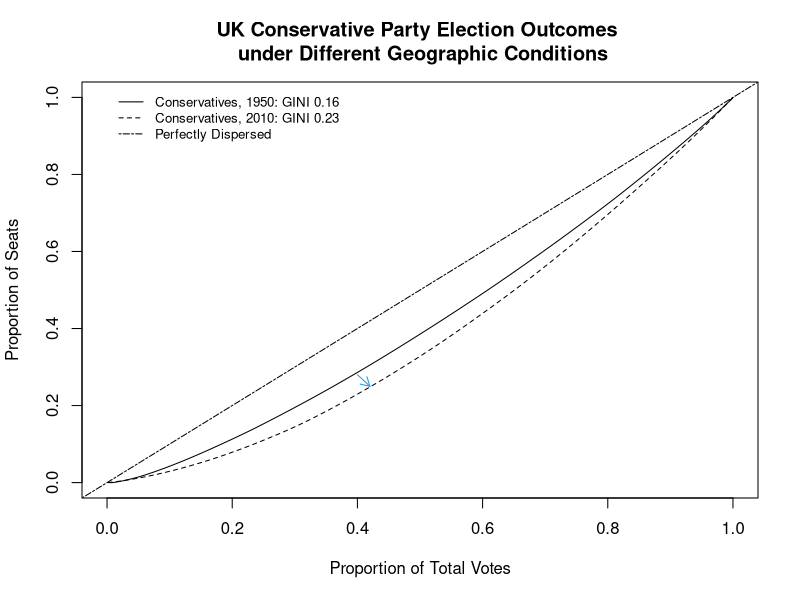

Here is the R script that generated this plot:
## ---- chunk 1
knitr::opts_chunk$set(echo = TRUE)
library(foreign)
library(tidyverse)
library(kableExtra)
## ---- chunk 2
data <- read.dta("Uk_postwar_with three parties.dta")
dataElec <- split(data, data$year, drop = FALSE)

sparty1 <- sort(dataElec[[1]]$votesc/dataElec[[1]]$total)
sparty2 <- sort(dataElec[[16]]$votesc/dataElec[[16]]$total)
xout <- (0:1000)/1000
alpha1 <- seq(along=sparty1)/length(sparty1)
galpha1 <- cumsum(sparty1)/sum(sparty1)
fn1 <- approx(x=alpha1,y=galpha1,xout=xout)
plot(x = alpha1, y = galpha1, type = "l", xlim=c(0,1.0), xlab = "Proportion of Total Votes", ylab = "Proportion of Seats", ylim=c(0,1.0), main = "UK Conservative Party Election Outcomes \n under Different Geographic Conditions")

alpha2 <- seq(along=sparty2)/length(sparty2)
galpha2 <- cumsum(sparty2)/sum(sparty2)
fn1 <- approx(x=alpha2,y=galpha2,xout=xout)
lines(x = alpha2, y = galpha2, lty = 2)
abline(0,1, lty=6)
legend(x=c(0,0),y=c(1.03,1.03),cex=0.8, bty="n", legend=c("Conservatives, 1950: GINI 0.16","Conservatives, 2010: GINI 0.23", "Perfectly Dispersed"), lty=c(1,2,6), col=c(1,1,1))
arrows(.4, .28, .42, .25, col= 4,cex=.5,length=.1)
## ---- chunk 3

x <- data %>%
  select(Year = year,total,newothers,labor,conservatives,liberals)

x <- x %>%
  group_by(Year) %>%
  summarize(Conservatives = weighted.mean(conservatives, total), Labor = weighted.mean(labor, total), Liberals = weighted.mean(liberals,total), Others =sum(newothers)/sum(total))

kable(x, digits = 3)

x2 <- data %>%
  select(Year = year,total,newothers,votesl,votess,votesc) %>%
  mutate(n = row_number()) %>%
  group_by(n) %>%
  mutate(winner = case_when((max(votesl,votesc,votess,newothers) == max(votesc)) == TRUE ~ "Conservatives",
                            (max(votesl,votesc,votess,newothers) == max(votess)) == TRUE ~ "Labor",
                            (max(votesl,votesc,votess,newothers) == max(votesl)) == TRUE ~ "Liberals",
                            (max(votesl,votesc,votess,newothers) == max(newothers)) == TRUE ~ "Others")) %>%
  group_by(Year) %>% 
  count(winner) %>%
  pivot_wider(names_from = winner,values_from = n)
                              
x2[is.na(x2)] <- 0      

kable(x2)
